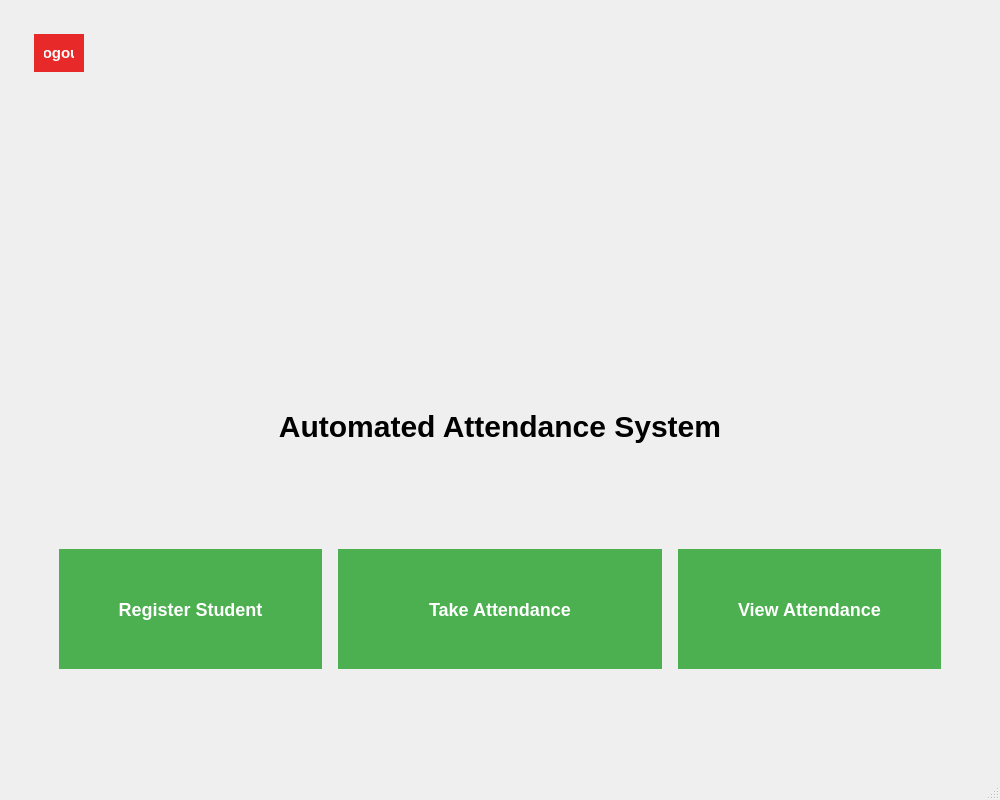
<?xml version="1.0" encoding="UTF-8"?>
<ui version="4.0">
    <class>HomePage</class>
    <widget class="QMainWindow" name="HomePage">
        <property name="geometry">
            <rect>
                <x>100</x>
                <y>100</y>
                <width>1000</width>
                <height>800</height>
            </rect>
        </property>
        <property name="windowTitle">
            <string>Home</string>
        </property>
        <widget class="QWidget" name="centralwidget">
            <layout class="QVBoxLayout" name="verticalLayoutMain">
                <!-- Logout Button -->
                <item>
                    <widget class="QPushButton" name="logoutBtn">
                        <property name="text">
                            <string>Logout</string>
                        </property>
                        <property name="styleSheet">
                            <string>
                                QPushButton {
                                background-color: #E72929;
                                color: white;
                                border: none;
                                right: 0;
                                padding: 10px 10px;
                                text-align: center;
                                text-decoration: none;
                                max-width: 30px;
                                font-size: 15px;
                                margin: 25px;
                                font-weight: bold;
                                font-family: Arial, sans-serif;
                                }
                                QPushButton:hover {
                                background-color: #FF0000;
                                }
                            </string>
                        </property>
                    </widget>
                </item>
                <!-- logo element -->
                <item>
                    <widget class="QLabel" name="imageLabel" alignment="Qt::AlignHCenter">
                        <property name="pixmap">
                            <pixmap>../assets/attendifyMain</pixmap>
                        </property>
                        <property name="alignment">
                            <set>Qt::AlignCenter</set>
                        </property>
                        <property name="styleSheet">
                            <string>
                                QLabel {
                                margin-top: 20px;
                                }
                            </string>
                        </property>
                    </widget>
                </item>
                <!-- heading element -->
                <item>
                    <widget class="QLabel" name="label" alignment="Qt::AlignCenter">
                        <property name="text">
                            <string>Automated Attendance System</string>
                        </property>
                        <property name="alignment">
                            <set>Qt::AlignCenter</set>
                        </property>
                        <property name="styleSheet">
                            <string>
                                QLabel {
                                margin-top: 20px;
                                font-size: 30px;
                                font-weight: bold;
                                font-family: Arial, sans-serif;
                                }
                            </string>
                        </property>
                    </widget>
                </item>
                <!-- attendance buttons -->
                <item>
                    <layout class="QHBoxLayout" name="horizontalLayout">
                        <item>
                            <widget class="QPushButton" name="registerStudentBtn">
                                <property name="text">
                                    <string>Register Student</string>
                                </property>
                                <property name="styleSheet">
                                    <string>
                                        QPushButton {
                                        background-color: #4CAF50;
                                        color: white;
                                        border: none;
                                        padding: 10px 20px;
                                        text-align: center;
                                        height: 100px;
                                        text-decoration: none;
                                        font-size: 18px;
                                        margin: 25px 10px 100px 50px;
                                        font-weight: bold;
                                        font-family: Arial, sans-serif;
                                        }
                                        QPushButton:hover {
                                        background-color: #45a049;
                                        }
                                    </string>
                                </property>
                            </widget>
                        </item>
                        <item>
                            <widget class="QPushButton" name="takeAttendanceBtn">
                                <property name="text">
                                    <string>Take Attendance</string>
                                </property>
                                <property name="styleSheet">
                                    <string>
                                        QPushButton {
                                        background-color: #4CAF50;
                                        color: white;
                                        border: none;
                                        padding: 10px 20px;
                                        text-align: center;
                                        text-decoration: none;
                                        height: 100px;
                                        font-size: 18px;
                                        margin: 25px 0 100px 0;
                                        font-weight: bold;
                                        font-family: Arial, sans-serif;
                                        }
                                        QPushButton:hover {
                                        background-color: #45a049;
                                        }
                                    </string>
                                </property>
                            </widget>
                        </item>
                        <item>
                            <widget class="QPushButton" name="viewAttendanceBtn">
                                <property name="text">
                                    <string>View Attendance</string>
                                </property>
                                <property name="styleSheet">
                                    <string>
                                        QPushButton {
                                        background-color: #4CAF50;
                                        color: white;
                                        border: none;
                                        padding: 10px 20px;
                                        text-align: center;
                                        text-decoration: none;
                                        height: 100px;
                                        font-size: 18px;
                                        margin: 25px 50px 100px 10px;
                                        font-weight: bold;
                                        font-family: Arial, sans-serif;
                                        }
                                        QPushButton:hover {
                                        background-color: #45a049;
                                        }
                                    </string>
                                </property>
                            </widget>
                        </item>
                    </layout>
                </item>
            </layout>
        </widget>
        <widget class="QStatusBar" name="statusbar" />
    </widget>
    <resources />
    <connections />
</ui>
